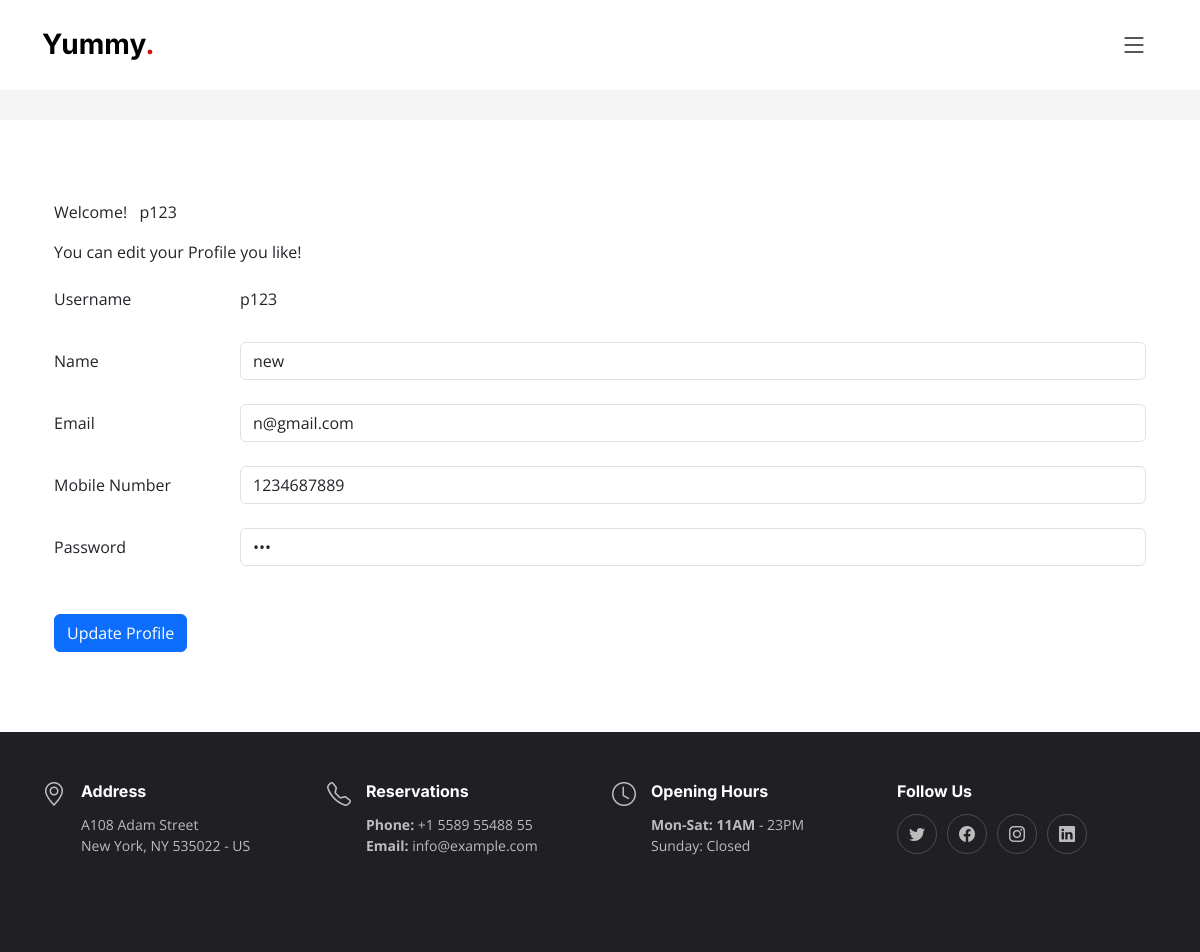
The app's page /res_profile (signed in) with its own data.
### foodapp/models.py (models this page shows)
class Resturant_staff(models.Model) :
    rs_username = models.CharField(max_length=20)
    rs_name = models.CharField(max_length = 200)
    rs_email = models.CharField(max_length=20)
    rs_mobileNumber = models.CharField(max_length=12)
    rs_password = models.CharField(max_length=20)

### foodapp/views.py (the view)
# urls.py: path('res_profile',views.res_profile,name="res_profile"),
def res_profile(request):
    uname=request.session['uname']
    data=Resturant_staff.objects.get(rs_username=uname)
    rs_name=data.rs_name
    rs_email=data.rs_email
    rs_username=data.rs_username
    rs_password=data.rs_password
    rs_mobileNumber=data.rs_mobileNumber
    return render(request,'Restaurant_profile.html',{'rs_name':rs_name,'uname':uname,'rs_email':rs_email,'rs_username':rs_username,'rs_password':rs_password ,'rs_mobileNumber':rs_mobileNumber})

### foodapp/templates/Restaurant_profile.html (shortened to what this page needs)
{% extends 'Restaurant_layout.html' %}
{% block content %}
<div class="container" data-aos="fade-up">
    <p>Welcome! &nbsp; {{uname}}</p>
    <p>
        You can edit your Profile you like!
      </p>
      <form action="/res_profileupdate/" method="POST">
          <div class="form-group  row">
              <label for="inputuname" class="col-sm-2 col-form-label">Username</label>
              <div class="col-sm-10">
                <input type="text" readonly class="form-control-plaintext"  id="inputuname" value="{{rs_username}}">
              </div>
          </div>
          <br>
          <div class="form-group  row">
              <label for="inputName" class="col-sm-2 col-form-label">Name</label>
              <div class="col-sm-10">
                <input type="text" class="form-control" name="name" id="inputName" value="{{rs_name}}">
              </div>
          </div>
          <br>
          <div class="form-group row">
            <label for="staticEmail" class="col-sm-2 col-form-label">Email</label>
            <div class="col-sm-10">
              <input type="email"  class="form-control" name="email" id="staticEmail" value="{{rs_email}}">
            </div>
          </div>
          <br>
            <div class="form-group row">
                <label for="inputmobileno" class="col-sm-2 col-form-label">Mobile Number</label>
                <div class="col-sm-10">
                  <input type="tel" class="form-control"  name="mobileNumber" id="inputmobileno" value="{{rs_mobileNumber}}">
                </div>
            </div>
            <br>
          <div class="form-group row">
            <label for="inputPassword" class="col-sm-2 col-form-label">Password</label>
            <div class="col-sm-10">
              <input type="password" class="form-control" name="password" id="inputPassword" value="{{rs_password}}">
            </div>
          </div>
          <br><br>
          <button type="submit" class="btn btn-primary">Update Profile</button>
      </form>
</div>
{% endblock %}

### foodapp/static/assets/css/main.css (style rules this page uses)
:root { --font-default: "Open Sans", system-ui, -apple-system, "Segoe UI", Roboto, "Helvetica Neue", Arial, "Noto Sans", "Liberation Sans", sans-serif, "Apple Color Emoji", "Segoe UI Emoji", "Segoe UI Symbol", "Noto Color Emoji"; --font-primary: "Amatic SC", sans-serif; --font-secondary: "Inter", sans-serif; }
:root { --color-default: #212529; --color-primary: #ce1212; --color-secondary: #37373f; }
:root { scroll-behavior: smooth; }
body { font-family: var(--font-default); color: var(--color-default); }

### records on screen
Resturant_staff: rs_username "p123", name "new", email "n@gmail.com", mobileNumber "1234687889"

### other values on screen
{{ uname }} "p123"
